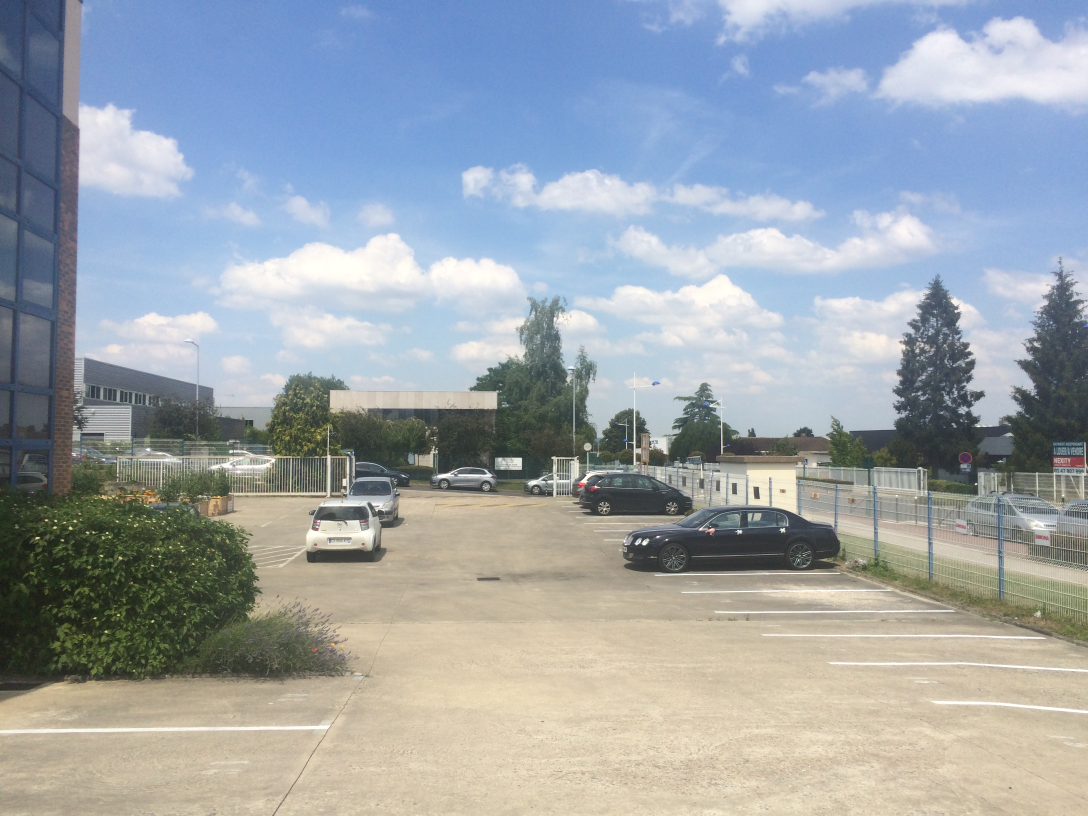
#> input picture IdvSlam/img/1.JPG, 3264 x 2448 px, given in place of traffic_custom_detected.avi, which was not available (shown at 1/3 size)
$ jupyter execute --allow-errors Tracking_using_image_ai.ipynb   (text cells are left out)
#> lines starting #> are read from the running program, lines starting #| are printed output that depends on the picture; pictures that were not available may be replaced by others from this repository, and a replacement may not be noted
[cell 1]
#  from detection_v2 import VideoObjectDetection
import os
import pickle
import cv2
import matplotlib.pyplot as plt
import numpy as np

[cell 2]
execution_path = os.getcwd()
#> (the rest of this cell did not finish here and is left out)

[cell 3]
class TrackHuman:
    __param = 0.55
    __min_count = 10

    def __init__(self, video_file, bbx_file):
        with open(bbx_file, 'rb') as f:
            self.__data = pickle.load(f)
        self.__input_video = cv2.VideoCapture(video_file)
        self.__frame_width = int(self.__input_video.get(3))
        self.__frame_height = int(self.__input_video.get(4))
        ## for feature points
        self.__detection = cv2.xfeatures2d.SURF_create()
        FLANN_INDEX_KDTREE = 0
        index_params = dict(algorithm = FLANN_INDEX_KDTREE, trees = 5)
        search_params = dict(checks=50)   # or pass empty dictionary
        self.__flann = cv2.FlannBasedMatcher(index_params,search_params)

    def set_match_param(self, num):
        self.__param = num

    def release_video(self):
        self.__input_video.release()

    # [6 lines left out: function refine_bbx, not called in this run]

    def set_min_count(self, num):
        self.__min_count= num

    # [8 lines left out: function get_for_image_plt, not called in this run]

    def make_sign(self, img):
        kp, des = self.__detection.detectAndCompute(img,None)
        return des

    # [120 lines left out: functions plot_match_two_image, get_sign, match_sign, match_update_sign, get_for_image, not called in this run]

[cell 4]
input_video = cv2.VideoCapture("traffic_custom_detected.avi")
input_video.set(1,177)
ret, frame = input_video.read()
#> frame is the input picture: shape (2448, 3264, 3); mean B, G, R 170.8, 164.8, 157
plt.imshow(frame)

#> (a cell that did not finish here is left out)

th.get_for_image_plt(177)

#> (a cell that did not finish here is left out)

th.set_min_count(10)
th.set_match_param(0.7)
sign_old = th.get_sign(60,1)
sign_com = np.zeros((0,64))
for i in range(60,70):
    img , sign_old, sign_com = th.get_for_image(i, sign_old, sign_com)
    if not img is None:
        plt.subplot(1,10,i-60+1);plt.imshow(img)

#> (a cell that did not finish here is left out)

th.set_min_count(10)
th.set_match_param(0.7)
sign_old = th.get_sign(0,0)
sign_com = np.zeros((0,64))
for i in range(340):
    img , sign_old, sign_com = th.get_for_image(i, sign_old, sign_com)
    if not img is None:
        cv2.imshow('frames2', img)
    k = cv2.waitKey(1) & 0xff
th.release_video()
cv2.destroyAllWindows()

#> (a cell that did not finish here is left out)

th.set_min_count(10)
th.set_match_param(0.7)
sign_old = th.get_sign(0,1)
sign_com = np.zeros((0,64))
for i in range(340):
    if i < 60 :
        th.set_match_param(0.8)
        img , sign_old, sign_com = th.get_for_image(i, sign_old, sign_com)
    else:
        th.set_match_param(0.7)
        img , _, _ = th.get_for_image(i, sign_com, np.zeros((0,64)))
    if not img is None:
        cv2.imshow('frames2', img)
    k = cv2.waitKey(1) & 0xff
th.release_video()
cv2.destroyAllWindows()

#> (a cell that did not finish here is left out)

[cell 10]
input_video = cv2.VideoCapture("test6.mp4")
input_video.set(1,177)
ret, frame = input_video.read()
img = frame
hist,bins = np.histogram(img.flatten(),256,[0,256])
#> hist = 256 values, max 265207 at index 218, min 4 at index 1, mean 93636; bins = 257 values from 0 to 256
cdf = hist.cumsum()
#> cdf = 256 values from 5 to 23970816
cdf_normalized = cdf * hist.max()/ cdf.max()
#> cdf_normalized = 256 values from 0.0553 to 265207
plt.plot(cdf_normalized, color = 'b')
plt.hist(img.flatten(),256,[0,256], color = 'r')
plt.xlim([0,256])
plt.legend(('cdf','histogram'), loc = 'upper left')
plt.show()
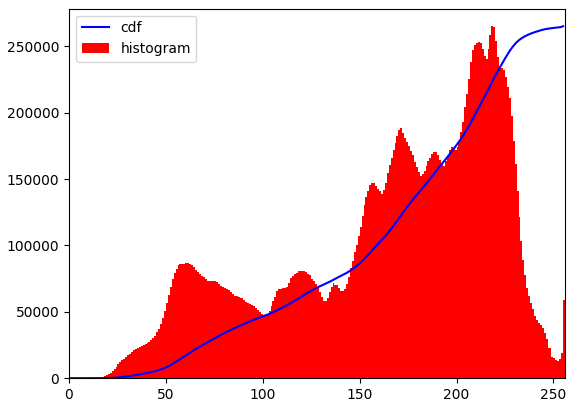
#> figure drawn by matplotlib, 1 panel; tallest bar 265207 high, from x = 218 to 219; curve peaks at x = 255, y = 265207


$ run again, on IdvSlam/img/slam.jpg
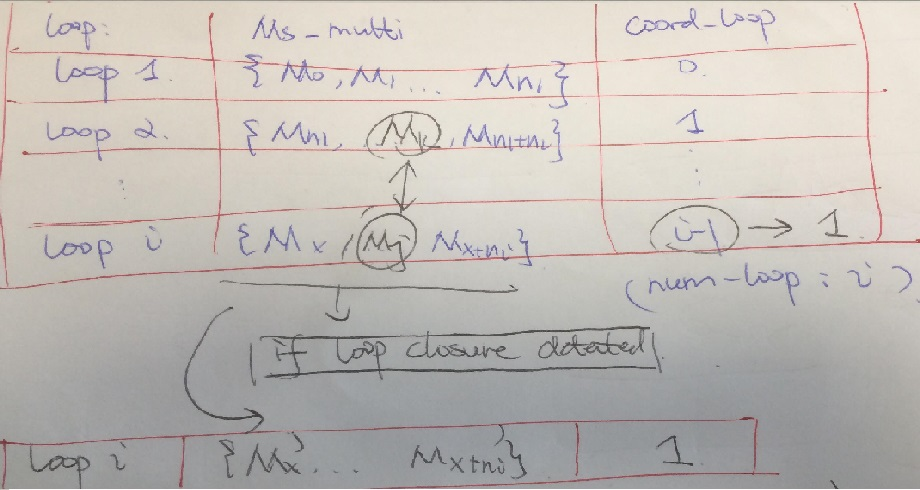
#> input picture IdvSlam/img/slam.jpg, 920 x 490 px, given in place of traffic_custom_detected.avi, which was not available
#> frame is the input picture: shape (490, 920, 3); mean B, G, R 183.1, 188.1, 193.2
#> hist = 256 values, max 26607 at index 157, min 0 at index 0, mean 5282.8; bins = 257 values from 0 to 256
#> cdf = 256 values from 0 to 1352400
#> cdf_normalized = 256 values from 0 to 26607
#> `plt.show()`:
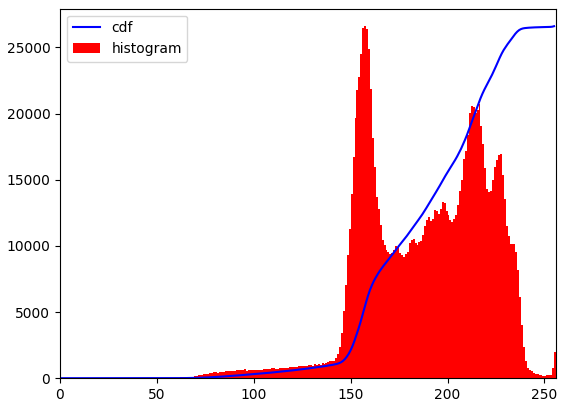
#> figure drawn by matplotlib, 1 panel; tallest bar 26607 high, from x = 157 to 158; curve peaks at x = 255, y = 26607

$ run again, on IdvSlam/img/2.PNG
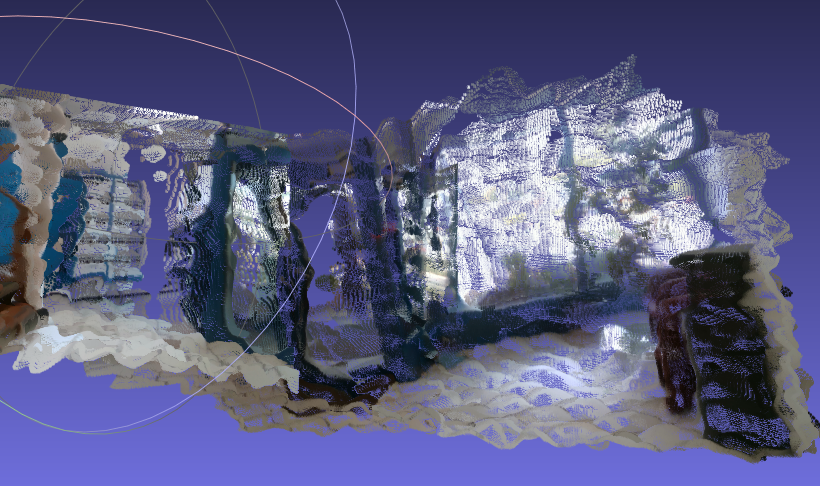
#> input picture IdvSlam/img/2.PNG, 820 x 486 px, given in place of traffic_custom_detected.avi, which was not available
#> frame is the input picture: shape (486, 820, 3); mean B, G, R 128.8, 92, 90.1
#> hist = 256 values, max 18993 at index 107, min 2 at index 0, mean 4670.2; bins = 257 values from 0 to 256
#> cdf = 256 values from 2 to 1195560
#> cdf_normalized = 256 values from 0.0318 to 18993
#> `plt.show()`:
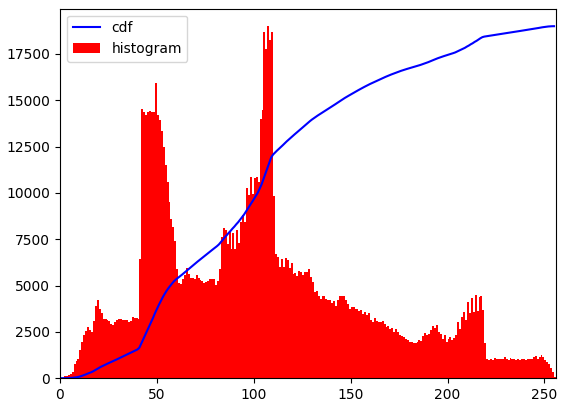
#> figure drawn by matplotlib, 1 panel; tallest bar 18993 high, from x = 107 to 108; curve peaks at x = 255, y = 18993
